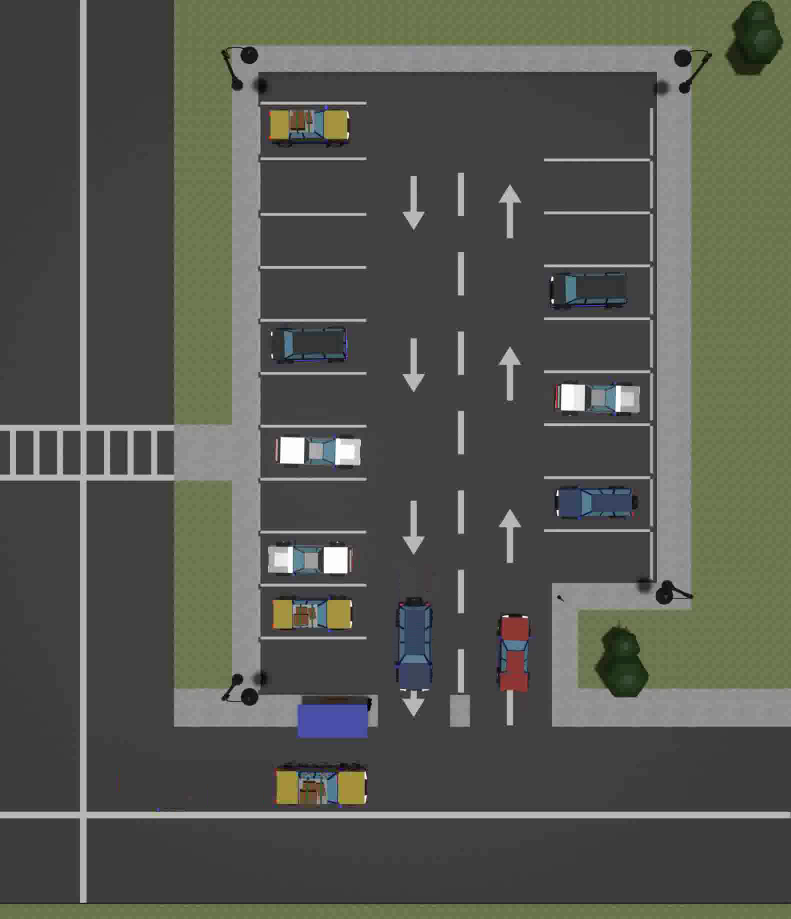
#> input picture frame 84 of ParkingSpace/main.mp4, 1581 x 1838 px, given in place of carPark.mp4, which was not available (shown at 1/2 size)
$ python prev-main.py
#> lines starting #> are read from the running program, lines starting #| are printed output that depends on the picture; after the words box and inside, x2 and y2 are one past the last pixel; in counts of white or black regions, pixels touching at a corner belong together; pictures that were not available may be replaced by others from this repository, and a replacement may not be noted

import cv2
import pickle
import numpy as np

# Video feed
cap = cv2.VideoCapture('carPark.mp4')

try:
    with open('CarParkPos', 'rb') as f:
        posList = pickle.load(f)
except:
    posList =[]

width, height = 107, 48


def checkParkingSpace(imgPro):
    spaceCounter = 0

    for pos in posList:
        x, y = pos
        imgCrop = imgPro[y:y + height, x:x + width]
        # cv2.imshow(str(x * y), imgCrop)
        count = cv2.countNonZero(imgCrop)

        if count < 900:
            color = (0, 255, 0)
            thickness = 5
            spaceCounter += 1
        else:
            color = (0, 0, 255)
            thickness = 2

        cv2.rectangle(img, pos, (pos[0] + width, pos[1] + height), color, thickness)
        cv2.putText(img, str(count), (x, y + height), cv2.FONT_HERSHEY_SIMPLEX, fontScale=0.5, color=color,thickness=2)

    cv2.putText(img, f'Free: {spaceCounter}/{len(posList)}', (50, 50), cv2.FONT_HERSHEY_SIMPLEX, fontScale=1.5, color=(0,190,0), thickness=5)

if __name__ == "__main__":
    while True:
        if cap.get(cv2.CAP_PROP_POS_FRAMES) == cap.get(cv2.CAP_PROP_FRAME_COUNT):
            cap.set(cv2.CAP_PROP_POS_FRAMES, 0)
        success, img = cap.read()
#> img is the input picture: shape (1838, 1581, 3); mean B, G, R 80, 87.8, 85.6

        imgGray = cv2.cvtColor(img, cv2.COLOR_BGR2GRAY)
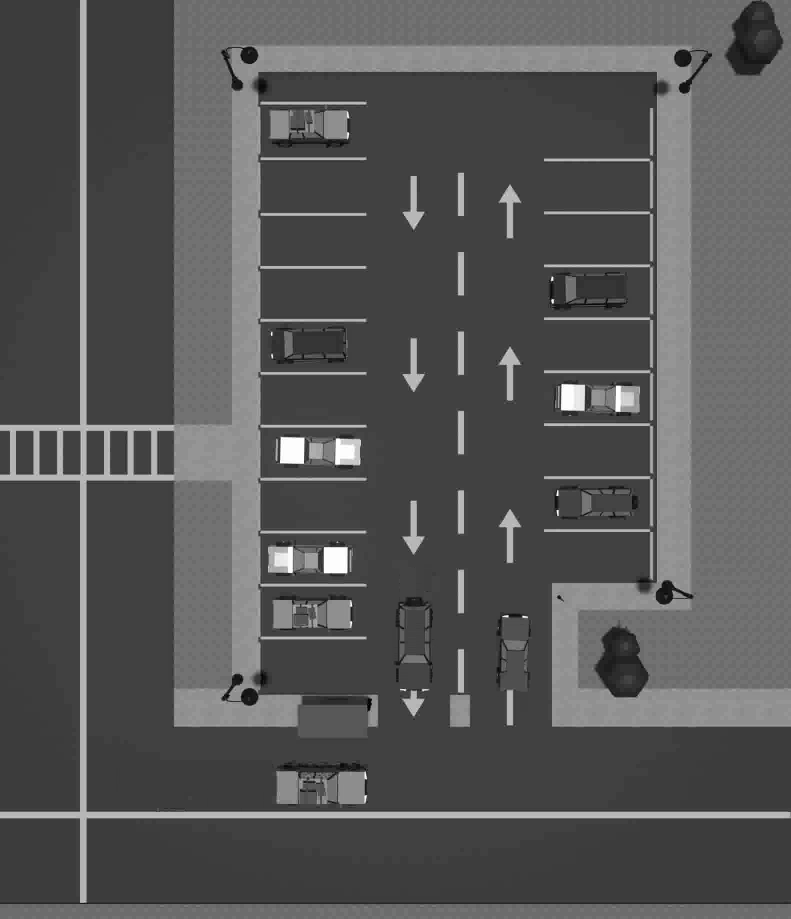
#> imgGray: shape (1838, 1581) (shown at 1/2 size); min 0, max 255, mean 86.2
        imgBlur = cv2.GaussianBlur(imgGray, (3, 3), 1)
        imgThreshold = cv2.adaptiveThreshold(imgBlur, 255, cv2.ADAPTIVE_THRESH_GAUSSIAN_C, cv2.THRESH_BINARY_INV, 25, 16)
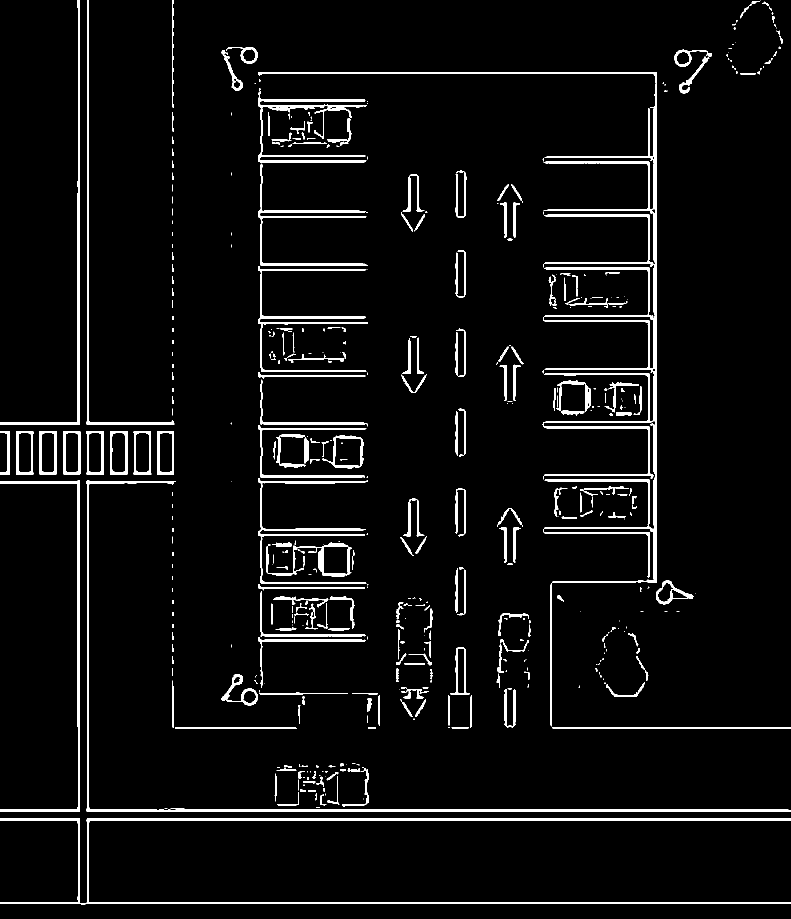
#> imgThreshold: shape (1838, 1581) (shown at 1/2 size); 4.6% white; 496 white regions (238 under 20 px), largest, box (x1, y1, x2, y2) and area: (517, 144, 1314, 1166) 23585, (0, 1636, 1581, 1809) 12912, (173, 961, 1581, 1624) 9030
        imgMedian = cv2.medianBlur(imgThreshold, 5)
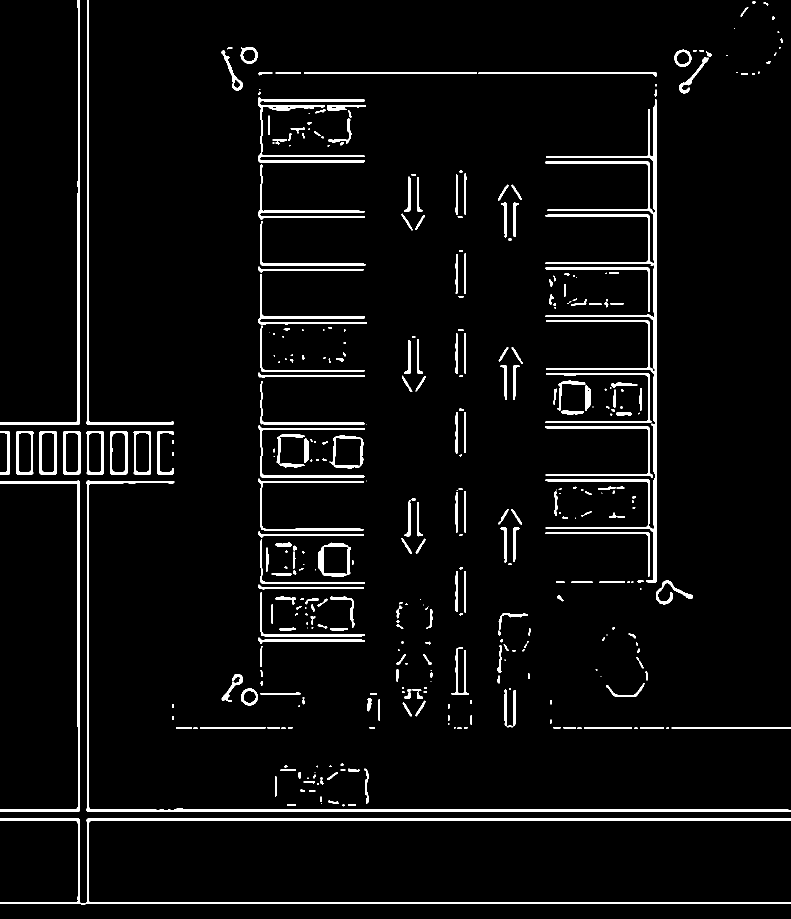
#> imgMedian: shape (1838, 1581) (shown at 1/2 size); 4.2% white; 388 white regions (109 under 20 px), largest, box (x1, y1, x2, y2) and area: (1090, 199, 1314, 1166) 14206, (0, 1637, 1581, 1809) 12918, (173, 961, 1581, 1624) 9016
        kernel = np.ones((3, 3), np.uint8)
        imgDilate = cv2.dilate(imgMedian, kernel, iterations=1)
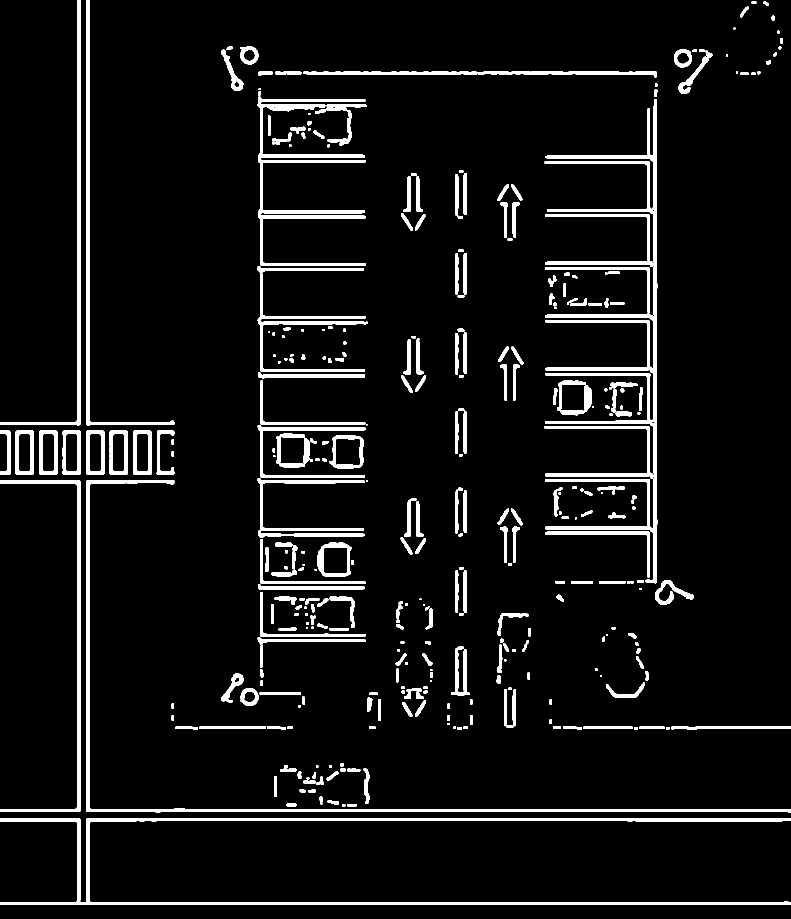
#> imgDilate: shape (1838, 1581) (shown at 1/2 size); 6.6% white; 349 white regions (23 under 20 px), largest, box (x1, y1, x2, y2) and area: (1089, 198, 1315, 1167) 25265, (0, 1636, 1581, 1810) 19879, (172, 960, 1581, 1625) 13524

        checkParkingSpace(imgDilate)
#> after the loop in checkParkingSpace, `for pos in posList:`: spaceCounter = 0
#> in checkParkingSpace, `cv2.putText(img, f'Free: {spaceCounter}/{len(posList)}', (50, 50), cv2..`:
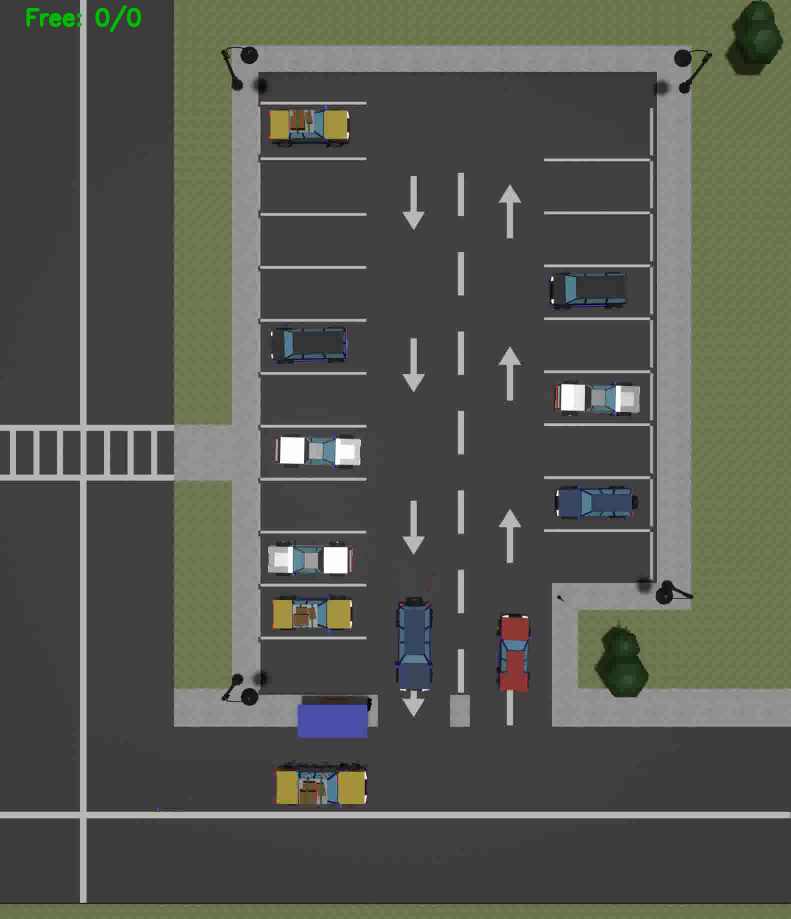
#> img: shape (1838, 1581, 3) (shown at 1/2 size); 0.12% of pixels changed, all inside (x1, y1, x2, y2) = (53, 10, 282, 65)
        cv2.imshow("Image", img)
        # cv2.imshow("ImageBlur", imgBlur)
        # cv2.imshow("ImageThres", imgMedian)
        cv2.waitKey(10)

$ run again, starting later in the video
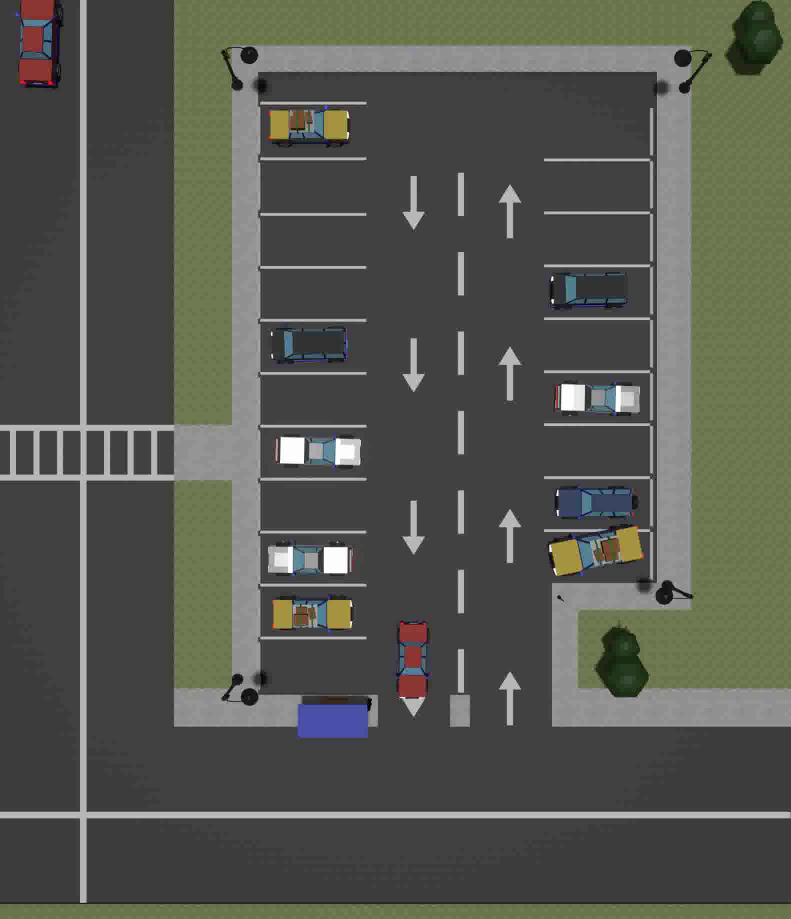
#> input picture frame 378 of ParkingSpace/main.mp4, 1581 x 1838 px, given in place of carPark.mp4, which was not available (shown at 1/2 size)
#> img is the input picture: shape (1838, 1581, 3); mean B, G, R 79.9, 87.8, 85.8
#> `imgThreshold = cv2.adaptiveThreshold(imgBlur, 255, cv2.ADAPTIVE_THRESH..`:
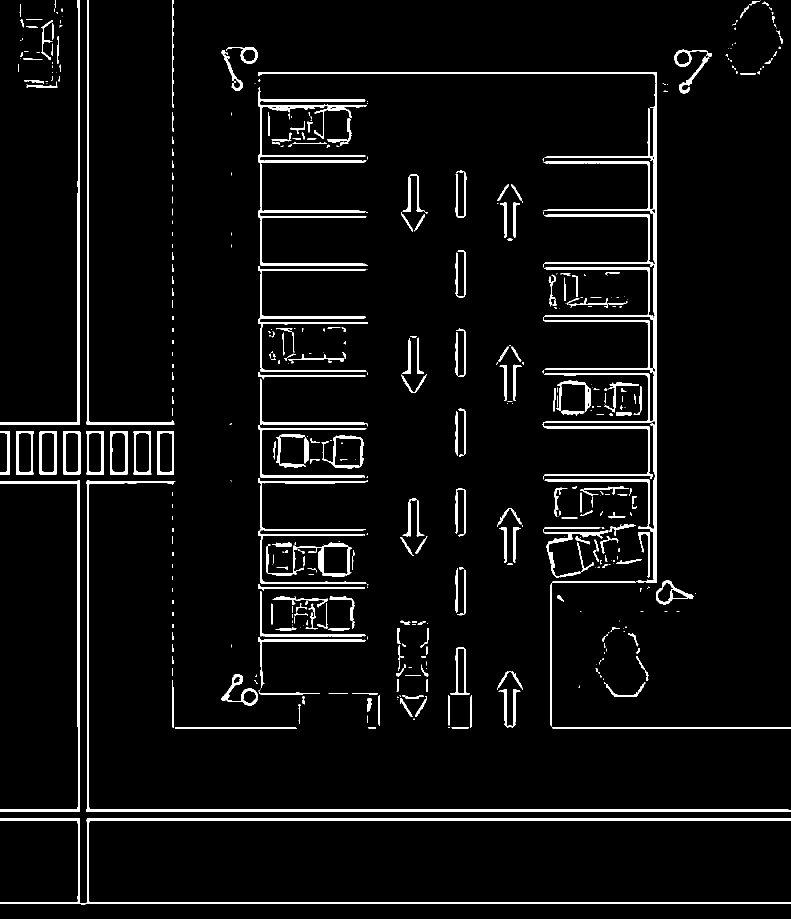
#> imgThreshold: shape (1838, 1581) (shown at 1/2 size); 4.6% white; 500 white regions (244 under 20 px), largest, box (x1, y1, x2, y2) and area: (516, 144, 1314, 1166) 20930, (0, 1636, 1581, 1809) 12950, (173, 961, 1581, 1624) 9000
#> imgMedian: shape (1838, 1581); 4.2% white; 371 white regions (102 under 20 px), largest, box (x1, y1, x2, y2) and area: (1090, 199, 1314, 1166) 13474, (0, 1637, 1581, 1809) 12955, (173, 961, 1581, 1624) 8998
#> imgDilate: shape (1838, 1581); 6.6% white; 327 white regions (18 under 20 px), largest, box (x1, y1, x2, y2) and area: (1089, 198, 1315, 1167) 24163, (0, 1636, 1581, 1810) 19916, (172, 960, 1581, 1625) 13494
#> after the loop in checkParkingSpace, `for pos in posList:`: spaceCounter = 0
#> in checkParkingSpace, `cv2.putText(img, f'Free: {spaceCounter}/{len(posList)}', (50, 50), cv2..`:
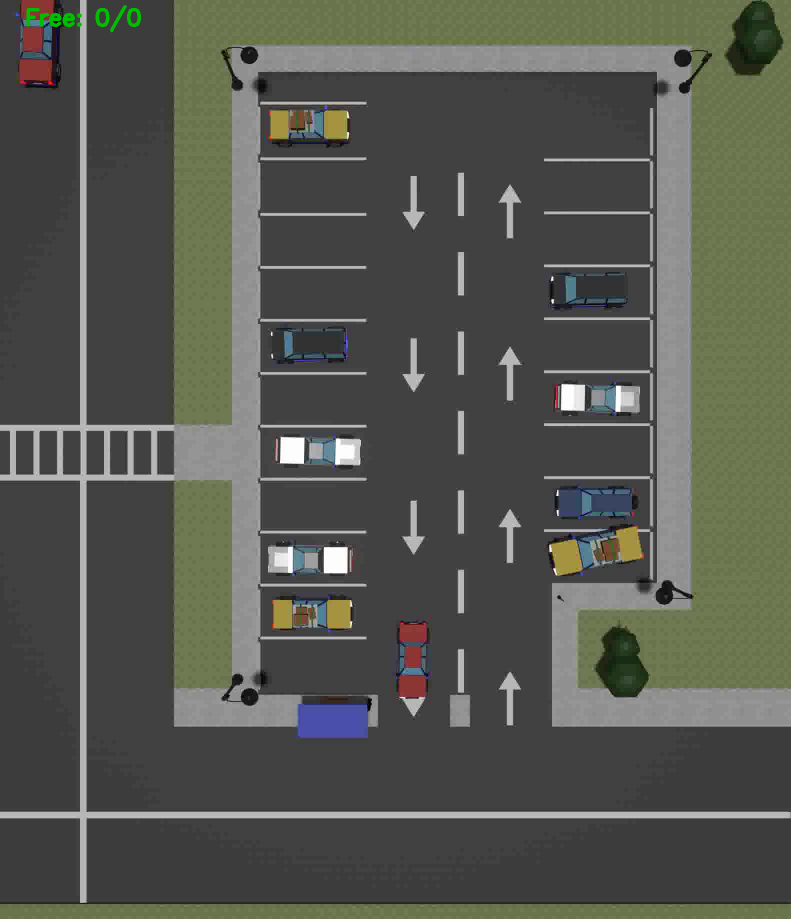
#> img: shape (1838, 1581, 3) (shown at 1/2 size); 0.12% of pixels changed, all inside (x1, y1, x2, y2) = (53, 10, 282, 65)

$ run again, starting later in the video
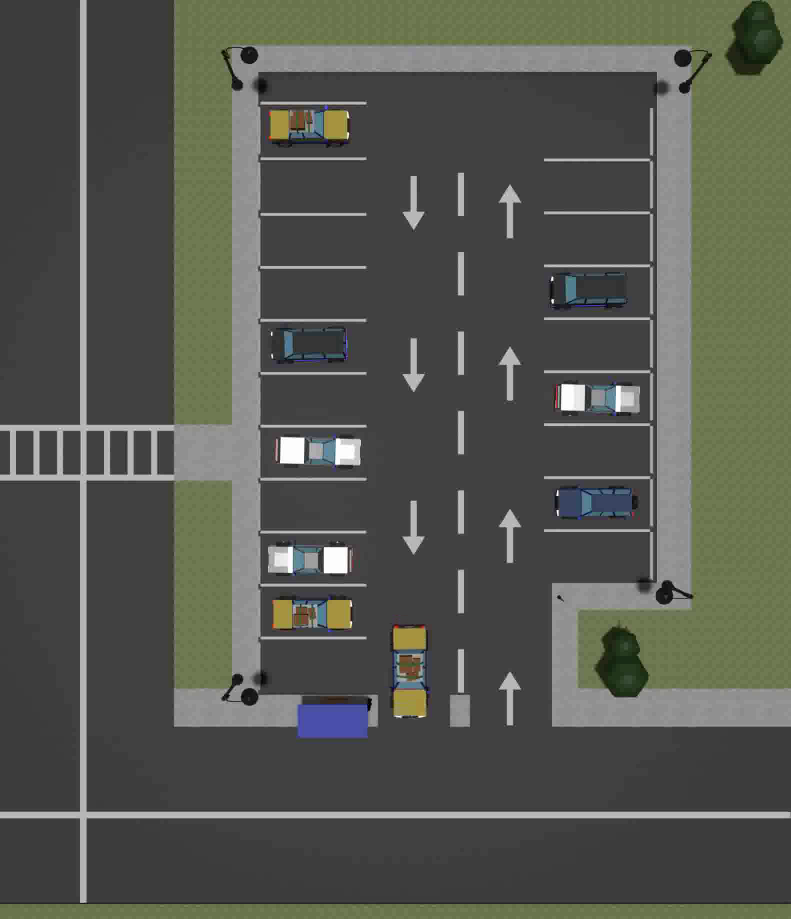
#> input picture frame 672 of ParkingSpace/main.mp4, 1581 x 1838 px, given in place of carPark.mp4, which was not available (shown at 1/2 size)
#> img is the input picture: shape (1838, 1581, 3); mean B, G, R 79.9, 87.8, 85.5
#> `imgThreshold = cv2.adaptiveThreshold(imgBlur, 255, cv2.ADAPTIVE_THRESH..`:
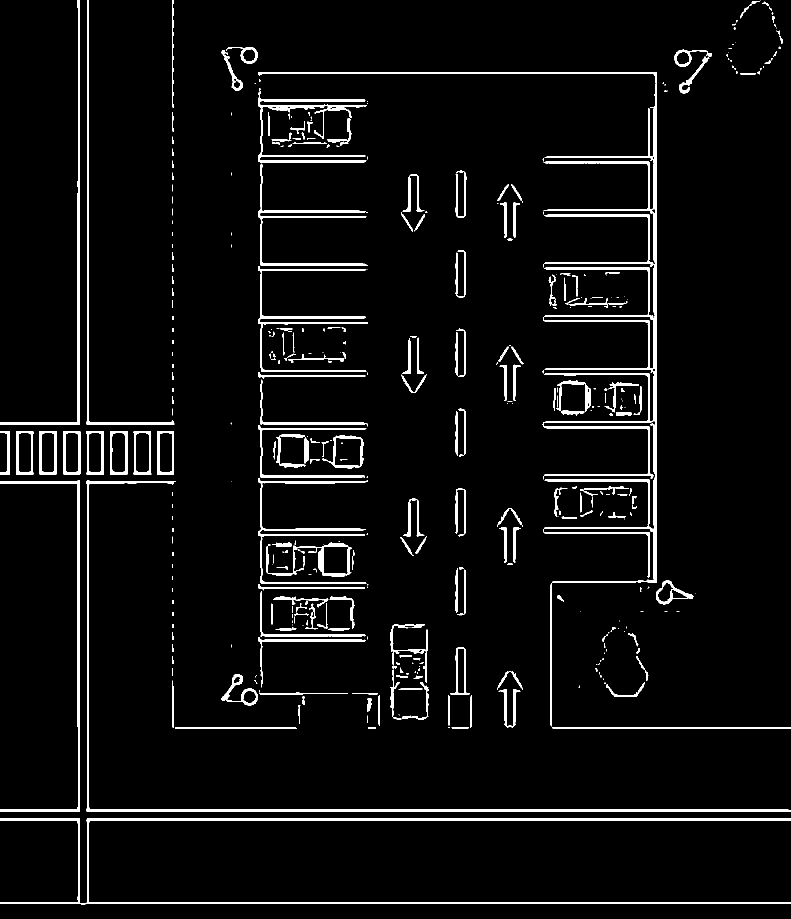
#> imgThreshold: shape (1838, 1581) (shown at 1/2 size); 4.5% white; 425 white regions (200 under 20 px), largest, box (x1, y1, x2, y2) and area: (517, 144, 1314, 1166) 23585, (0, 1636, 1581, 1809) 12944, (173, 961, 1581, 1624) 9004
#> imgMedian: shape (1838, 1581); 4.2% white; 350 white regions (90 under 20 px), largest, box (x1, y1, x2, y2) and area: (1090, 199, 1314, 1166) 14206, (0, 1637, 1581, 1809) 12950, (173, 961, 1581, 1624) 8998
#> imgDilate: shape (1838, 1581); 6.5% white; 314 white regions (20 under 20 px), largest, box (x1, y1, x2, y2) and area: (1089, 198, 1315, 1167) 25265, (0, 1636, 1581, 1810) 19911, (172, 960, 1581, 1625) 13492
#> after the loop in checkParkingSpace, `for pos in posList:`: spaceCounter = 0
#> in checkParkingSpace, `cv2.putText(img, f'Free: {spaceCounter}/{len(posList)}', (50, 50), cv2..`:
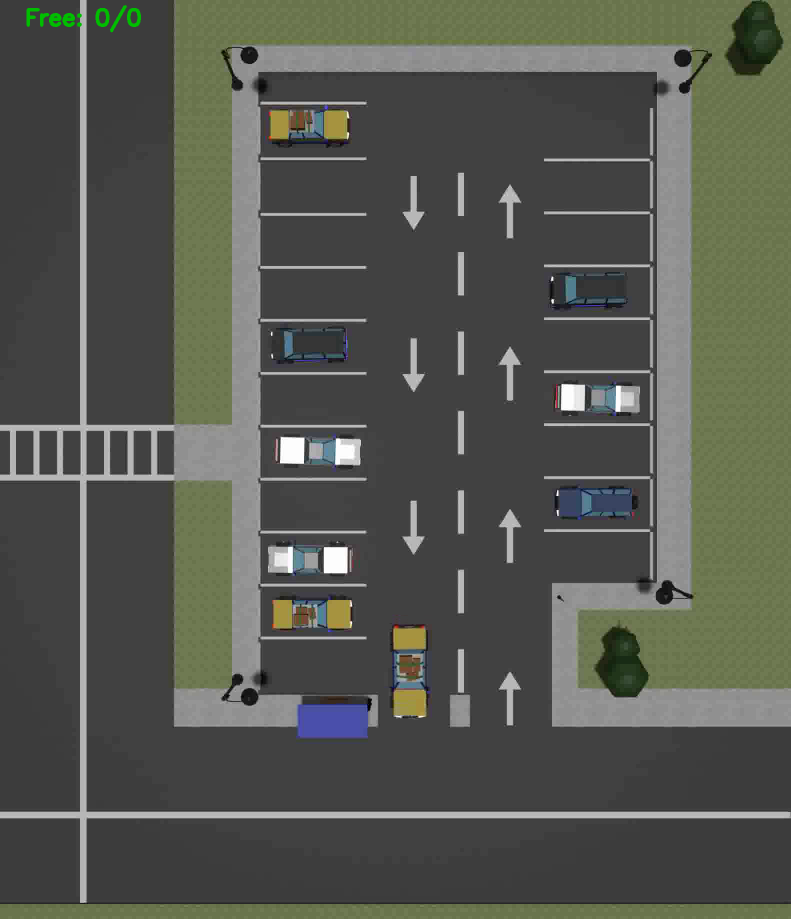
#> img: shape (1838, 1581, 3) (shown at 1/2 size); 0.12% of pixels changed, all inside (x1, y1, x2, y2) = (53, 10, 282, 65)
